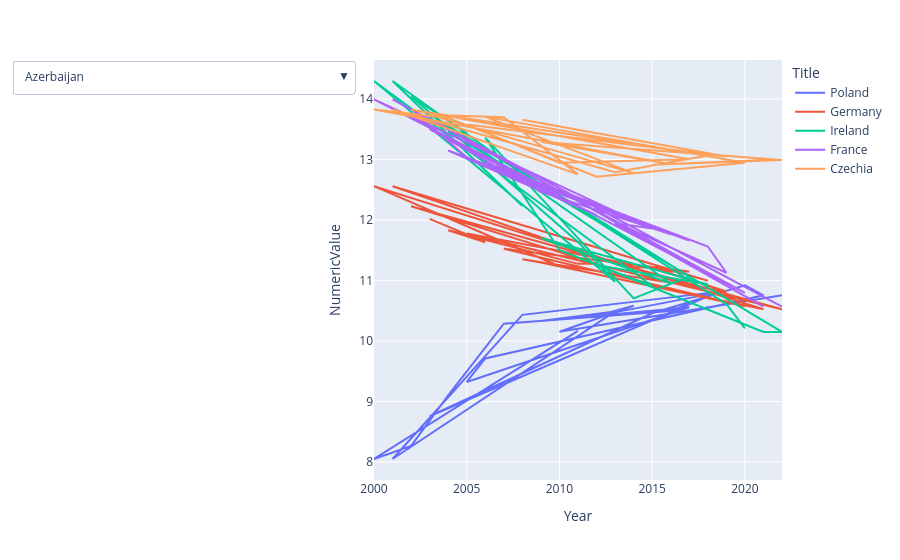

Write notebook code for a chart like this one.
### Code cell
fig = px.line(
    df_subset,
    x="Year",
    y="NumericValue",
    color="Title"
)

fig.update_layout(
    updatemenus=[
        dict(
            buttons=[
                dict(
                    label=country,
                    method="update",
                    args=[{"visible": [c == country for c in df3["Title"].unique()]}]
                )
                for country in df3["Title"].unique()
            ],
            direction="down"
        )
    ]
)

fig.show()

### Figure 1 — Plotly figure (JSON) as saved in the notebook; plotly's stock layout.template omitted (floating-point values rounded to 4 significant figures)
{"data": [{"hovertemplate": "Title=Poland<br>Year=%{x}<br>NumericValue=%{y}<extra></extra>", "legendgroup": "Poland", "line": {"color": "#636efa", "dash": "solid"}, "marker": {"symbol": "circle"}, "mode": "lines", "name": "Poland", "orientation": "v", "showlegend": true, "type": "scatter", "x": [2022, 2010, 2014, 2012, 2019, 2008, 2001, 2013, 2009, 2017, 2005, 2006, 2021, 2020, 2015, 2003, 2018, 2016, 2007, 2004, 2002, 2000, 2011], "xaxis": "x", "y": [10.76, 10.15, 10.58, 10.42, 10.83, 10.43, 8.05, 10.49, 10.33, 10.56, 9.323, 9.713, 10.76, 10.92, 10.46, 8.757, 10.74, 10.5, 10.29, 9.103, 8.267, 8.05, 10.17], "yaxis": "y"}, {"hovertemplate": "Title=Germany<br>Year=%{x}<br>NumericValue=%{y}<extra></extra>", "legendgroup": "Germany", "line": {"color": "#EF553B", "dash": "solid"}, "marker": {"symbol": "circle"}, "mode": "lines", "name": "Germany", "orientation": "v", "showlegend": true, "type": "scatter", "x": [2018, 2001, 2013, 2014, 2015, 2019, 2008, 2009, 2021, 2000, 2010, 2020, 2007, 2017, 2016, 2005, 2022, 2002, 2012, 2011, 2004, 2006, 2003], "xaxis": "x", "y": [11.0, 12.56, 11.3, 11.22, 11.21, 10.82, 11.35, 11.3, 10.53, 12.56, 11.24, 10.58, 11.53, 11.15, 11.15, 11.78, 10.53, 12.23, 11.28, 11.28, 11.83, 11.63, 12.02], "yaxis": "y"}, {"hovertemplate": "Title=Ireland<br>Year=%{x}<br>NumericValue=%{y}<extra></extra>", "legendgroup": "Ireland", "line": {"color": "#00cc96", "dash": "solid"}, "marker": {"symbol": "circle"}, "mode": "lines", "name": "Ireland", "orientation": "v", "showlegend": true, "type": "scatter", "x": [2008, 2001, 2007, 2017, 2014, 2006, 2010, 2021, 2022, 2004, 2005, 2002, 2011, 2013, 2000, 2015, 2012, 2018, 2009, 2016, 2003, 2019, 2020], "xaxis": "x", "y": [12.23, 14.3, 12.98, 11.07, 10.71, 13.36, 11.51, 10.15, 10.15, 13.46, 13.44, 14.05, 11.64, 10.98, 14.3, 10.91, 11.26, 10.94, 11.7, 10.96, 13.76, 10.61, 10.21], "yaxis": "y"}, {"hovertemplate": "Title=France<br>Year=%{x}<br>NumericValue=%{y}<extra></extra>", "legendgroup": "France", "line": {"color": "#ab63fa", "dash": "solid"}, "marker": {"symbol": "circle"}, "mode": "lines", "name": "France", "orientation": "v", "showlegend": true, "type": "scatter", "x": [2002, 2005, 2008, 2017, 2007, 2010, 2000, 2015, 2013, 2021, 2011, 2014, 2019, 2018, 2006, 2012, 2004, 2016, 2009, 2003, 2020, 2001, 2022], "xaxis": "x", "y": [13.84, 13.04, 12.65, 11.66, 12.83, 12.43, 14.0, 11.86, 11.95, 10.57, 12.31, 11.83, 11.13, 11.56, 12.96, 12.08, 13.15, 11.77, 12.47, 13.5, 10.8, 14.0, 10.57], "yaxis": "y"}, {"hovertemplate": "Title=Czechia<br>Year=%{x}<br>NumericValue=%{y}<extra></extra>", "legendgroup": "Czechia", "line": {"color": "#FFA15A", "dash": "solid"}, "marker": {"symbol": "circle"}, "mode": "lines", "name": "Czechia", "orientation": "v", "showlegend": true, "type": "scatter", "x": [2008, 2019, 2005, 2010, 2017, 2002, 2018, 2013, 2001, 2011, 2007, 2003, 2014, 2006, 2020, 2012, 2004, 2000, 2016, 2009, 2022, 2015, 2021], "xaxis": "x", "y": [13.66, 13.05, 13.58, 12.95, 13.01, 13.82, 13.07, 12.79, 13.83, 12.76, 13.7, 13.74, 12.78, 13.71, 12.95, 12.72, 13.69, 13.83, 12.92, 13.29, 12.99, 12.92, 12.99], "yaxis": "y"}], "layout": {"legend": {"title": {"text": "Title"}, "tracegroupgap": 0}, "margin": {"t": 60}, "updatemenus": [{"buttons": [{"args": [{"visible": [true, false, false, false, false, false, false, false, false, false, false, false, false, false, false, false, false, false, false, false, false, false, false, false, false, false, false, false, false, false, false, false, false, false, false, false, false, false, false, false, false, false, false, false, false, false, false, false, false, false, false]}], "label": "Azerbaijan", "method": "update"}, {"args": [{"visible": [false, true, false, false, false, false, false, false, false, false, false, false, false, false, false, false, false, false, false, false, false, false, false, false, false, false, false, false, false, false, false, false, false, false, false, false, false, false, false, false, false, false, false, false, false, false, false, false, false, false, false]}], "label": "Portugal", "method": "update"}, {"args": [{"visible": [false, false, true, false, false, false, false, false, false, false, false, false, false, false, false, false, false, false, false, false, false, false, false, false, false, false, false, false, false, false, false, false, false, false, false, false, false, false, false, false, false, false, false, false, false, false, false, false, false, false, false]}], "label": "Tajikistan", "method": "update"}, {"args": [{"visible": [false, false, false, true, false, false, false, false, false, false, false, false, false, false, false, false, false, false, false, false, false, false, false, false, false, false, false, false, false, false, false, false, false, false, false, false, false, false, false, false, false, false, false, false, false, false, false, false, false, false, false]}], "label": "Netherlands (Kingdom of the)", "method": "update"}, {"args": [{"visible": [false, false, false, false, true, false, false, false, false, false, false, false, false, false, false, false, false, false, false, false, false, false, false, false, false, false, false, false, false, false, false, false, false, false, false, false, false, false, false, false, false, false, false, false, false, false, false, false, false, false, false]}], "label": "Poland", "method": "update"}, {"args": [{"visible": [false, false, false, false, false, true, false, false, false, false, false, false, false, false, false, false, false, false, false, false, false, false, false, false, false, false, false, false, false, false, false, false, false, false, false, false, false, false, false, false, false, false, false, false, false, false, false, false, false, false, false]}], "label": "Latvia", "method": "update"}, {"args": [{"visible": [false, false, false, false, false, false, true, false, false, false, false, false, false, false, false, false, false, false, false, false, false, false, false, false, false, false, false, false, false, false, false, false, false, false, false, false, false, false, false, false, false, false, false, false, false, false, false, false, false, false, false]}], "label": "Kazakhstan", "method": "update"}, {"args": [{"visible": [false, false, false, false, false, false, false, true, false, false, false, false, false, false, false, false, false, false, false, false, false, false, false, false, false, false, false, false, false, false, false, false, false, false, false, false, false, false, false, false, false, false, false, false, false, false, false, false, false, false, false]}], "label": "Malta", "method": "update"}, {"args": [{"visible": [false, false, false, false, false, false, false, false, true, false, false, false, false, false, false, false, false, false, false, false, false, false, false, false, false, false, false, false, false, false, false, false, false, false, false, false, false, false, false, false, false, false, false, false, false, false, false, false, false, false, false]}], "label": "Israel", "method": "update"}, {"args": [{"visible": [false, false, false, false, false, false, false, false, false, true, false, false, false, false, false, false, false, false, false, false, false, false, false, false, false, false, false, false, false, false, false, false, false, false, false, false, false, false, false, false, false, false, false, false, false, false, false, false, false, false, false]}], "label": "Andorra", "method": "update"}, {"args": [{"visible": [false, false, false, false, false, false, false, false, false, false, true, false, false, false, false, false, false, false, false, false, false, false, false, false, false, false, false, false, false, false, false, false, false, false, false, false, false, false, false, false, false, false, false, false, false, false, false, false, false, false, false]}], "label": "Denmark", "method": "update"}, {"args": [{"visible": [false, false, false, false, false, false, false, false, false, false, false, true, false, false, false, false, false, false, false, false, false, false, false, false, false, false, false, false, false, false, false, false, false, false, false, false, false, false, false, false, false, false, false, false, false, false, false, false, false, false, false]}], "label": "North Macedonia", "method": "update"}, {"args": [{"visible": [false, false, false, false, false, false, false, false, false, false, false, false, true, false, false, false, false, false, false, false, false, false, false, false, false, false, false, false, false, false, false, false, false, false, false, false, false, false, false, false, false, false, false, false, false, false, false, false, false, false, false]}], "label": "Lithuania", "method": "update"}, {"args": [{"visible": [false, false, false, false, false, false, false, false, false, false, false, false, false, true, false, false, false, false, false, false, false, false, false, false, false, false, false, false, false, false, false, false, false, false, false, false, false, false, false, false, false, false, false, false, false, false, false, false, false, false, false]}], "label": "Romania", "method": "update"}, {"args": [{"visible": [false, false, false, false, false, false, false, false, false, false, false, false, false, false, true, false, false, false, false, false, false, false, false, false, false, false, false, false, false, false, false, false, false, false, false, false, false, false, false, false, false, false, false, false, false, false, false, false, false, false, false]}], "label": "Bosnia and Herzegovina", "method": "update"}, {"args": [{"visible": [false, false, false, false, false, false, false, false, false, false, false, false, false, false, false, true, false, false, false, false, false, false, false, false, false, false, false, false, false, false, false, false, false, false, false, false, false, false, false, false, false, false, false, false, false, false, false, false, false, false, false]}], "label": "Albania", "method": "update"}, {"args": [{"visible": [false, false, false, false, false, false, false, false, false, false, false, false, false, false, false, false, true, false, false, false, false, false, false, false, false, false, false, false, false, false, false, false, false, false, false, false, false, false, false, false, false, false, false, false, false, false, false, false, false, false, false]}], "label": "Sweden", "method": "update"}, {"args": [{"visible": [false, false, false, false, false, false, false, false, false, false, false, false, false, false, false, false, false, true, false, false, false, false, false, false, false, false, false, false, false, false, false, false, false, false, false, false, false, false, false, false, false, false, false, false, false, false, false, false, false, false, false]}], "label": "Kyrgyzstan", "method": "update"}, {"args": [{"visible": [false, false, false, false, false, false, false, false, false, false, false, false, false, false, false, false, false, false, true, false, false, false, false, false, false, false, false, false, false, false, false, false, false, false, false, false, false, false, false, false, false, false, false, false, false, false, false, false, false, false, false]}], "label": "Turkmenistan", "method": "update"}, {"args": [{"visible": [false, false, false, false, false, false, false, false, false, false, false, false, false, false, false, false, false, false, false, true, false, false, false, false, false, false, false, false, false, false, false, false, false, false, false, false, false, false, false, false, false, false, false, false, false, false, false, false, false, false, false]}], "label": "Belarus", "method": "update"}, {"args": [{"visible": [false, false, false, false, false, false, false, false, false, false, false, false, false, false, false, false, false, false, false, false, true, false, false, false, false, false, false, false, false, false, false, false, false, false, false, false, false, false, false, false, false, false, false, false, false, false, false, false, false, false, false]}], "label": "Bulgaria", "method": "update"}, {"args": [{"visible": [false, false, false, false, false, false, false, false, false, false, false, false, false, false, false, false, false, false, false, false, false, true, false, false, false, false, false, false, false, false, false, false, false, false, false, false, false, false, false, false, false, false, false, false, false, false, false, false, false, false, false]}], "label": "Türkiye", "method": "update"}, {"args": [{"visible": [false, false, false, false, false, false, false, false, false, false, false, false, false, false, false, false, false, false, false, false, false, false, true, false, false, false, false, false, false, false, false, false, false, false, false, false, false, false, false, false, false, false, false, false, false, false, false, false, false, false, false]}], "label": "Hungary", "method": "update"}, {"args": [{"visible": [false, false, false, false, false, false, false, false, false, false, false, false, false, false, false, false, false, false, false, false, false, false, false, true, false, false, false, false, false, false, false, false, false, false, false, false, false, false, false, false, false, false, false, false, false, false, false, false, false, false, false]}], "label": "Georgia", "method": "update"}, {"args": [{"visible": [false, false, false, false, false, false, false, false, false, false, false, false, false, false, false, false, false, false, false, false, false, false, false, false, true, false, false, false, false, false, false, false, false, false, false, false, false, false, false, false, false, false, false, false, false, false, false, false, false, false, false]}], "label": "Cyprus", "method": "update"}, {"args": [{"visible": [false, false, false, false, false, false, false, false, false, false, false, false, false, false, false, false, false, false, false, false, false, false, false, false, false, true, false, false, false, false, false, false, false, false, false, false, false, false, false, false, false, false, false, false, false, false, false, false, false, false, false]}], "label": "Estonia", "method": "update"}, {"args": [{"visible": [false, false, false, false, false, false, false, false, false, false, false, false, false, false, false, false, false, false, false, false, false, false, false, false, false, false, true, false, false, false, false, false, false, false, false, false, false, false, false, false, false, false, false, false, false, false, false, false, false, false, false]}], "label": "Armenia", "method": "update"}, {"args": [{"visible": [false, false, false, false, false, false, false, false, false, false, false, false, false, false, false, false, false, false, false, false, false, false, false, false, false, false, false, true, false, false, false, false, false, false, false, false, false, false, false, false, false, false, false, false, false, false, false, false, false, false, false]}], "label": "Germany", "method": "update"}, {"args": [{"visible": [false, false, false, false, false, false, false, false, false, false, false, false, false, false, false, false, false, false, false, false, false, false, false, false, false, false, false, false, true, false, false, false, false, false, false, false, false, false, false, false, false, false, false, false, false, false, false, false, false, false, false]}], "label": "Spain", "method": "update"}, {"args": [{"visible": [false, false, false, false, false, false, false, false, false, false, false, false, false, false, false, false, false, false, false, false, false, false, false, false, false, false, false, false, false, true, false, false, false, false, false, false, false, false, false, false, false, false, false, false, false, false, false, false, false, false, false]}], "label": "Austria", "method": "update"}, {"args": [{"visible": [false, false, false, false, false, false, false, false, false, false, false, false, false, false, false, false, false, false, false, false, false, false, false, false, false, false, false, false, false, false, true, false, false, false, false, false, false, false, false, false, false, false, false, false, false, false, false, false, false, false, false]}], "label": "Iceland", "method": "update"}, {"args": [{"visible": [false, false, false, false, false, false, false, false, false, false, false, false, false, false, false, false, false, false, false, false, false, false, false, false, false, false, false, false, false, false, false, true, false, false, false, false, false, false, false, false, false, false, false, false, false, false, false, false, false, false, false]}], "label": "Luxembourg", "method": "update"}, {"args": [{"visible": [false, false, false, false, false, false, false, false, false, false, false, false, false, false, false, false, false, false, false, false, false, false, false, false, false, false, false, false, false, false, false, false, true, false, false, false, false, false, false, false, false, false, false, false, false, false, false, false, false, false, false]}], "label": "Ireland", "method": "update"}, {"args": [{"visible": [false, false, false, false, false, false, false, false, false, false, false, false, false, false, false, false, false, false, false, false, false, false, false, false, false, false, false, false, false, false, false, false, false, true, false, false, false, false, false, false, false, false, false, false, false, false, false, false, false, false, false]}], "label": "Finland", "method": "update"}, {"args": [{"visible": [false, false, false, false, false, false, false, false, false, false, false, false, false, false, false, false, false, false, false, false, false, false, false, false, false, false, false, false, false, false, false, false, false, false, true, false, false, false, false, false, false, false, false, false, false, false, false, false, false, false, false]}], "label": "Greece", "method": "update"}, {"args": [{"visible": [false, false, false, false, false, false, false, false, false, false, false, false, false, false, false, false, false, false, false, false, false, false, false, false, false, false, false, false, false, false, false, false, false, false, false, true, false, false, false, false, false, false, false, false, false, false, false, false, false, false, false]}], "label": "France", "method": "update"}, {"args": [{"visible": [false, false, false, false, false, false, false, false, false, false, false, false, false, false, false, false, false, false, false, false, false, false, false, false, false, false, false, false, false, false, false, false, false, false, false, false, true, false, false, false, false, false, false, false, false, false, false, false, false, false, false]}], "label": "Serbia", "method": "update"}, {"args": [{"visible": [false, false, false, false, false, false, false, false, false, false, false, false, false, false, false, false, false, false, false, false, false, false, false, false, false, false, false, false, false, false, false, false, false, false, false, false, false, true, false, false, false, false, false, false, false, false, false, false, false, false, false]}], "label": "Slovenia", "method": "update"}, {"args": [{"visible": [false, false, false, false, false, false, false, false, false, false, false, false, false, false, false, false, false, false, false, false, false, false, false, false, false, false, false, false, false, false, false, false, false, false, false, false, false, false, true, false, false, false, false, false, false, false, false, false, false, false, false]}], "label": "Slovakia", "method": "update"}, {"args": [{"visible": [false, false, false, false, false, false, false, false, false, false, false, false, false, false, false, false, false, false, false, false, false, false, false, false, false, false, false, false, false, false, false, false, false, false, false, false, false, false, false, true, false, false, false, false, false, false, false, false, false, false, false]}], "label": "Ukraine", "method": "update"}, {"args": [{"visible": [false, false, false, false, false, false, false, false, false, false, false, false, false, false, false, false, false, false, false, false, false, false, false, false, false, false, false, false, false, false, false, false, false, false, false, false, false, false, false, false, true, false, false, false, false, false, false, false, false, false, false]}], "label": "United Kingdom of Great Britain and Northern Ireland", "method": "update"}, {"args": [{"visible": [false, false, false, false, false, false, false, false, false, false, false, false, false, false, false, false, false, false, false, false, false, false, false, false, false, false, false, false, false, false, false, false, false, false, false, false, false, false, false, false, false, true, false, false, false, false, false, false, false, false, false]}], "label": "Italy", "method": "update"}, {"args": [{"visible": [false, false, false, false, false, false, false, false, false, false, false, false, false, false, false, false, false, false, false, false, false, false, false, false, false, false, false, false, false, false, false, false, false, false, false, false, false, false, false, false, false, false, true, false, false, false, false, false, false, false, false]}], "label": "Croatia", "method": "update"}, {"args": [{"visible": [false, false, false, false, false, false, false, false, false, false, false, false, false, false, false, false, false, false, false, false, false, false, false, false, false, false, false, false, false, false, false, false, false, false, false, false, false, false, false, false, false, false, false, true, false, false, false, false, false, false, false]}], "label": "Montenegro", "method": "update"}, {"args": [{"visible": [false, false, false, false, false, false, false, false, false, false, false, false, false, false, false, false, false, false, false, false, false, false, false, false, false, false, false, false, false, false, false, false, false, false, false, false, false, false, false, false, false, false, false, false, true, false, false, false, false, false, false]}], "label": "Republic of Moldova", "method": "update"}, {"args": [{"visible": [false, false, false, false, false, false, false, false, false, false, false, false, false, false, false, false, false, false, false, false, false, false, false, false, false, false, false, false, false, false, false, false, false, false, false, false, false, false, false, false, false, false, false, false, false, true, false, false, false, false, false]}], "label": "Belgium", "method": "update"}, {"args": [{"visible": [false, false, false, false, false, false, false, false, false, false, false, false, false, false, false, false, false, false, false, false, false, false, false, false, false, false, false, false, false, false, false, false, false, false, false, false, false, false, false, false, false, false, false, false, false, false, true, false, false, false, false]}], "label": "Russian Federation", "method": "update"}, {"args": [{"visible": [false, false, false, false, false, false, false, false, false, false, false, false, false, false, false, false, false, false, false, false, false, false, false, false, false, false, false, false, false, false, false, false, false, false, false, false, false, false, false, false, false, false, false, false, false, false, false, true, false, false, false]}], "label": "Norway", "method": "update"}, {"args": [{"visible": [false, false, false, false, false, false, false, false, false, false, false, false, false, false, false, false, false, false, false, false, false, false, false, false, false, false, false, false, false, false, false, false, false, false, false, false, false, false, false, false, false, false, false, false, false, false, false, false, true, false, false]}], "label": "Uzbekistan", "method": "update"}, {"args": [{"visible": [false, false, false, false, false, false, false, false, false, false, false, false, false, false, false, false, false, false, false, false, false, false, false, false, false, false, false, false, false, false, false, false, false, false, false, false, false, false, false, false, false, false, false, false, false, false, false, false, false, true, false]}], "label": "Switzerland", "method": "update"}, {"args": [{"visible": [false, false, false, false, false, false, false, false, false, false, false, false, false, false, false, false, false, false, false, false, false, false, false, false, false, false, false, false, false, false, false, false, false, false, false, false, false, false, false, false, false, false, false, false, false, false, false, false, false, false, true]}], "label": "Czechia", "method": "update"}], "direction": "down"}], "xaxis": {"anchor": "y", "domain": [0, 1], "title": {"text": "Year"}}, "yaxis": {"anchor": "x", "domain": [0, 1], "title": {"text": "NumericValue"}}}}
